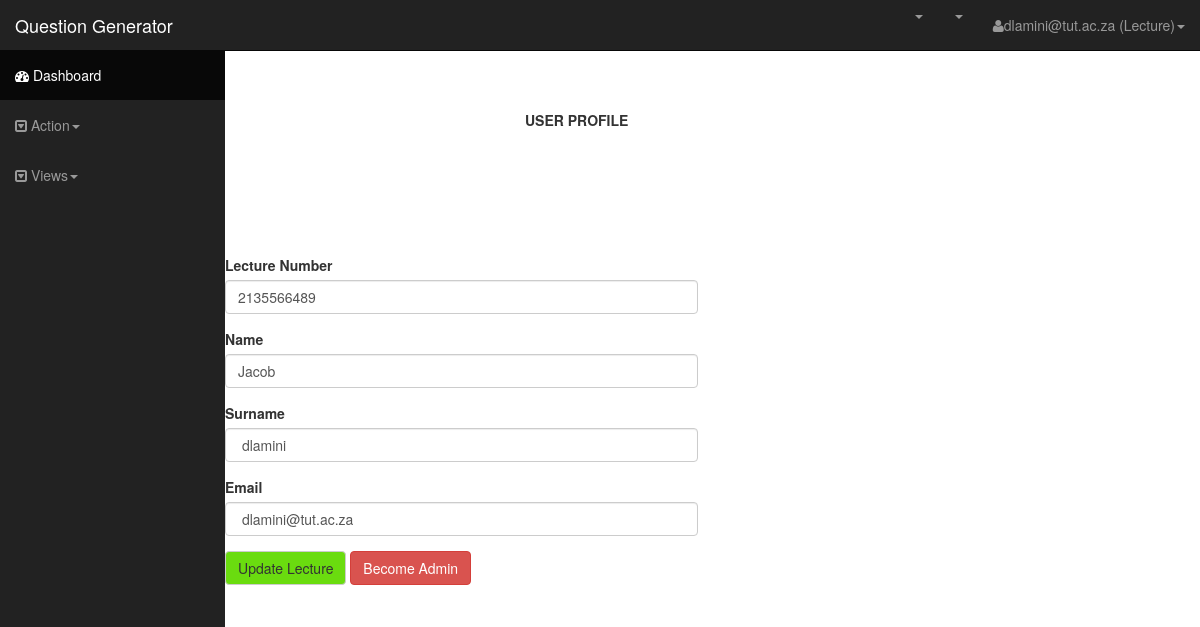
Screenshot of /lectureProfile.php (signed in) with the database file from the repository.
### tables this page shows
CREATE TABLE `lecture` (
  `lecture_id` int(10) NOT NULL,
  `lecture_name` varchar(20) NOT NULL,
  `lecture_surname` varchar(20) NOT NULL,
  `lecture_emai` varchar(30) NOT NULL
);

### lectureProfile.php (the view, shortened to what this page needs)
<?php
  include("connection.php");
  $email = $_SESSION['email'];
                ?>
<html lang="en">
  <head>
    <link href="css/bootstrap.css" rel="stylesheet">
    <link href="css/sb-admin.css" rel="stylesheet">
    <link rel="stylesheet" href="font-awesome/css/font-awesome.min.css">
    <link rel="stylesheet" href="http://cdn.oesmith.co.uk/morris-0.4.3.min.css">
  </head>
  <body>
    <div id="wrapper">
      <nav class="navbar navbar-inverse navbar-fixed-top" role="navigation">
        <div class="navbar-header">
          <a class="navbar-brand" href="#">Question Generator</a>
        </div>
        <div class="collapse navbar-collapse navbar-ex1-collapse">
          <ul class="nav navbar-nav side-nav">
            <li class="active"><a href="#"><i class="fa fa-dashboard"></i> Dashboard</a></li>
         <li class="dropdown">
              <a href="#" class="dropdown-toggle" data-toggle="dropdown"><i class="fa fa-caret-square-o-down"></i> Action<b class="caret"></b></a>
            </li>
            <li class="dropdown">
              <a href="#" class="dropdown-toggle" data-toggle="dropdown"><i class="fa fa-caret-square-o-down"></i> Views<b class="caret"></b></a>
            </li>
          </ul>
          <ul class="nav navbar-nav navbar-right navbar-user">
            <li class="dropdown messages-dropdown">
              <a href="#" class="dropdown-toggle" data-toggle="dropdown"><i class=""></i> <span class="badge"></span> <b class="caret"></b></a>
            </li>
            <li class="dropdown alerts-dropdown">
              <a href="#" class="dropdown-toggle" data-toggle="dropdown"><i class=""></i>  <span class="badge"></span> <b class="caret"></b></a>
            <li class="dropdown user-dropdown">
              <a href="#" class="dropdown-toggle" data-toggle="dropdown"><i class="fa fa-user"></i><?php echo $email?> (Lecture)<b class="caret"></b></a>
            </li>
          </ul>
        </div>
      </nav>
           <div class="row">
          <div class="col-lg-6">
                    <br>
                    <br>
                    <br>
                        <label style="margin-left:300;">USER PROFILE</label><br>
						<br>
						<br>
						<br>
						<br>
						<br>
						<br>
            <?php
              $email = stripcslashes($email);
                $sql = "SELECT * FROM lecture WHERE lecture_emai = '$email' ";
               $results = mysqli_query($con,$sql) ;
               while($row = mysqli_fetch_array($results))
               {
                $lid = $row ['lecture_id'];
                $name = $row ['lecture_name'];
                $surname = $row ['lecture_surname'];
                $email = $row ['lecture_emai'];
               }
            ?>
            <form role="form" id="formLogin" novalidate="" method="POST" action="lectureProfile.php">
<?php
$sql = "SELECT * FROM lecture WHERE lecture_emai = '$email' ";
$results = mysqli_query($con,$sql);
while($row = mysqli_fetch_array($results))
{
$lid = $row ['lecture_id'];
$name = $row ['lecture_name'];
$surname = $row ['lecture_surname'];
$email = $row ['lecture_emai'];
}
?>
<div class="form-group">
    <label>Lecture Number</label>
    <input class="form-control" name="num" id="num" value="<?php echo $lid; ?>">
  </div>
  <div class="form-group">
    <label>Name</label>
    <input class="form-control" name="name" id="name" value="<?php echo $name; ?>">
  </div>
   <div class="form-group">
    <label>Surname</label>
    <input class="form-control"  name="surname" id="surname" value=" <?php echo $surname; ?>">
  </div>
  <div class="form-group">
    <label>Email</label>
    <input class="form-control"name="email" id="email"  value=" <?php echo $email; ?>">
  </div>
  <button type="submit" class="btn btn-default"  name="update"id="update">Update Lecture</button>
  <button type="submit" class="btn btn-danger"  name="Admin"id="Admin" onclick="return confirm('Changing a role will remove your prvilege as  Lecture,Are you sure you want to continue?')">Become Admin</button>
</form>
      </div>
    </div>
  </body>
</html>

### css/sb-admin.css (style rules this page uses)
body { margin-top: 50px; }
#wrapper { padding-left: 0; }
@media (min-width:768px) { #wrapper { padding-left: 225px; } }
@media (min-width:768px) { .side-nav { margin-left: -225px; left: 225px; width: 225px; position: fixed; top: 50px; height: 100%; border-radius: 0; border: none; background-color: #222222; overflow-y: auto; } }
@media (min-width:768px) { .side-nav>li>a { width: 225px; } }
@media (min-width:768px) { .navbar-collapse { padding-left: 15px !important; padding-right: 15px !important; } }

### rows the page displays
lecture: num "2135566489", name "Jacob", surname "dlamini", email "dlamini@tut.ac.za"

### other values shown
$email "dlamini@tut.ac.za"
